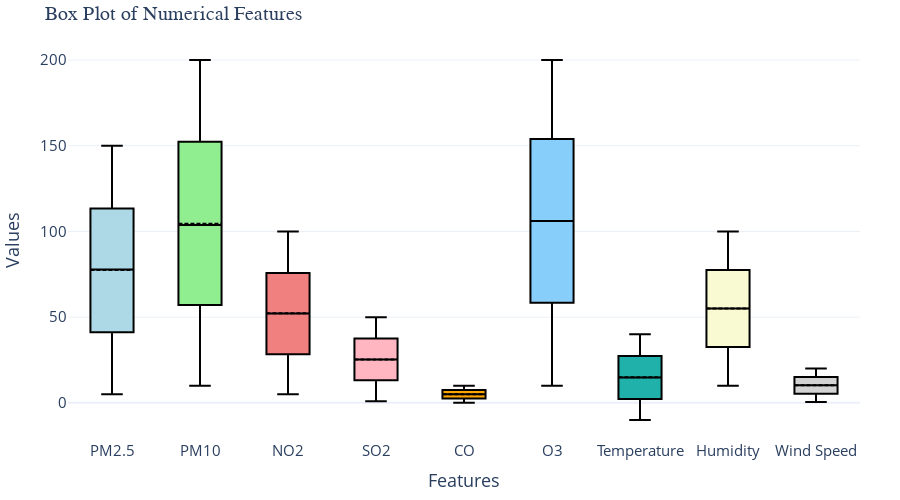

This figure's notebook cell:
### Markdown cell above
#### Box plots

### Code cell
numerical_cols = df.select_dtypes(include='number').columns

def numerical_boxplot(cols_to_analyze):
    fig = go.Figure()
    
    colors = ['lightblue', 'lightgreen', 'lightcoral', 'lightpink', 'orange', 'lightskyblue', 'lightseagreen', 'lightgoldenrodyellow', 'lightgray', 'lightcyan']
    
    for i, col in enumerate(cols_to_analyze):
        fig.add_trace(go.Box(
            y=df[col],
            name=col,
            boxmean=True,
            marker=dict(color=colors[i % len(colors)]),
            fillcolor=colors[i],
            line_color='black'
        ))
    
    fig.update_layout(
        title='Box Plot of Numerical Features',
        xaxis_title='Features',
        yaxis_title='Values',
        template='plotly_white',
        font=dict(size=15),
        title_font=dict(size=20, family='Arial'),
        height=500,
        margin=dict(t=40, b=40, l=40, r=40),
        showlegend=False
    )
    
    fig.show()

numerical_boxplot(numerical_cols)

### Figure 1 — Plotly figure (JSON) as saved in the notebook; plotly's stock layout.template omitted (floating-point values rounded to 4 significant figures; data arrays with more than 128 entries replaced by an {"elided": "..."} marker saying what was removed)
{"data": [{"boxmean": true, "fillcolor": "lightblue", "line": {"color": "black"}, "marker": {"color": "lightblue"}, "name": "PM2.5", "type": "box", "y": {"elided": "10000 float values"}}, {"boxmean": true, "fillcolor": "lightgreen", "line": {"color": "black"}, "marker": {"color": "lightgreen"}, "name": "PM10", "type": "box", "y": {"elided": "10000 float values"}}, {"boxmean": true, "fillcolor": "lightcoral", "line": {"color": "black"}, "marker": {"color": "lightcoral"}, "name": "NO2", "type": "box", "y": {"elided": "10000 float values"}}, {"boxmean": true, "fillcolor": "lightpink", "line": {"color": "black"}, "marker": {"color": "lightpink"}, "name": "SO2", "type": "box", "y": {"elided": "10000 float values"}}, {"boxmean": true, "fillcolor": "orange", "line": {"color": "black"}, "marker": {"color": "orange"}, "name": "CO", "type": "box", "y": {"elided": "10000 float values"}}, {"boxmean": true, "fillcolor": "lightskyblue", "line": {"color": "black"}, "marker": {"color": "lightskyblue"}, "name": "O3", "type": "box", "y": {"elided": "10000 float values"}}, {"boxmean": true, "fillcolor": "lightseagreen", "line": {"color": "black"}, "marker": {"color": "lightseagreen"}, "name": "Temperature", "type": "box", "y": {"elided": "10000 float values"}}, {"boxmean": true, "fillcolor": "lightgoldenrodyellow", "line": {"color": "black"}, "marker": {"color": "lightgoldenrodyellow"}, "name": "Humidity", "type": "box", "y": {"elided": "10000 float values"}}, {"boxmean": true, "fillcolor": "lightgray", "line": {"color": "black"}, "marker": {"color": "lightgray"}, "name": "Wind Speed", "type": "box", "y": {"elided": "10000 float values"}}], "layout": {"font": {"size": 15}, "height": 500, "margin": {"b": 40, "l": 40, "r": 40, "t": 40}, "showlegend": false, "title": {"font": {"family": "Arial", "size": 20}, "text": "Box Plot of Numerical Features"}, "xaxis": {"title": {"text": "Features"}}, "yaxis": {"title": {"text": "Values"}}}}
